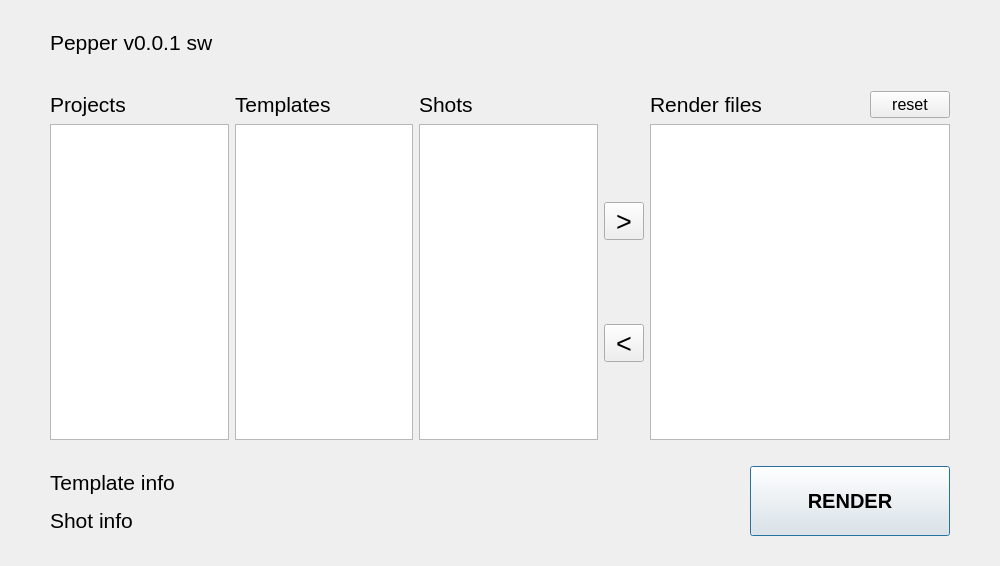
<?xml version="1.0" encoding="UTF-8"?>
<ui version="4.0">
 <class>Dialog</class>
 <widget class="QDialog" name="Dialog">
  <property name="geometry">
   <rect>
    <x>0</x>
    <y>0</y>
    <width>1000</width>
    <height>566</height>
   </rect>
  </property>
  <property name="windowTitle">
   <string>Dialog</string>
  </property>
  <layout class="QGridLayout" name="gridLayout_2">
   <property name="leftMargin">
    <number>50</number>
   </property>
   <property name="topMargin">
    <number>30</number>
   </property>
   <property name="rightMargin">
    <number>50</number>
   </property>
   <property name="bottomMargin">
    <number>30</number>
   </property>
   <item row="2" column="0">
    <layout class="QHBoxLayout" name="horizontalLayout">
     <item>
      <layout class="QVBoxLayout" name="verticalLayout_3">
       <item>
        <widget class="QLabel" name="template_info">
         <property name="font">
          <font>
           <pointsize>16</pointsize>
          </font>
         </property>
         <property name="text">
          <string>Template info</string>
         </property>
        </widget>
       </item>
       <item>
        <widget class="QLabel" name="shot_info">
         <property name="font">
          <font>
           <pointsize>16</pointsize>
          </font>
         </property>
         <property name="text">
          <string>Shot info</string>
         </property>
        </widget>
       </item>
      </layout>
     </item>
     <item>
      <spacer name="horizontalSpacer">
       <property name="orientation">
        <enum>Qt::Horizontal</enum>
       </property>
       <property name="sizeType">
        <enum>QSizePolicy::Fixed</enum>
       </property>
       <property name="sizeHint" stdset="0">
        <size>
         <width>130</width>
         <height>20</height>
        </size>
       </property>
      </spacer>
     </item>
     <item>
      <widget class="QPushButton" name="render_btn">
       <property name="sizePolicy">
        <sizepolicy hsizetype="Fixed" vsizetype="Fixed">
         <horstretch>0</horstretch>
         <verstretch>0</verstretch>
        </sizepolicy>
       </property>
       <property name="minimumSize">
        <size>
         <width>200</width>
         <height>70</height>
        </size>
       </property>
       <property name="font">
        <font>
         <pointsize>15</pointsize>
         <weight>75</weight>
         <bold>true</bold>
        </font>
       </property>
       <property name="text">
        <string>RENDER</string>
       </property>
      </widget>
     </item>
    </layout>
   </item>
   <item row="1" column="0">
    <spacer name="verticalSpacer_2">
     <property name="orientation">
      <enum>Qt::Vertical</enum>
     </property>
     <property name="sizeType">
      <enum>QSizePolicy::Fixed</enum>
     </property>
     <property name="sizeHint" stdset="0">
      <size>
       <width>20</width>
       <height>20</height>
      </size>
     </property>
    </spacer>
   </item>
   <item row="0" column="0">
    <layout class="QVBoxLayout" name="verticalLayout_2">
     <item>
      <widget class="QLabel" name="label_3">
       <property name="font">
        <font>
         <pointsize>16</pointsize>
        </font>
       </property>
       <property name="text">
        <string>Pepper v0.0.1 sw</string>
       </property>
      </widget>
     </item>
     <item>
      <layout class="QGridLayout" name="gridLayout_3">
       <item row="2" column="2">
        <widget class="QListView" name="lv_shot">
         <property name="alternatingRowColors">
          <bool>true</bool>
         </property>
         <property name="selectionMode">
          <enum>QAbstractItemView::ExtendedSelection</enum>
         </property>
        </widget>
       </item>
       <item row="2" column="3">
        <layout class="QVBoxLayout" name="verticalLayout_4">
         <item>
          <widget class="QToolButton" name="append_btn">
           <property name="minimumSize">
            <size>
             <width>6</width>
             <height>4</height>
            </size>
           </property>
           <property name="font">
            <font>
             <pointsize>20</pointsize>
             <weight>50</weight>
             <bold>false</bold>
            </font>
           </property>
           <property name="text">
            <string>&gt;</string>
           </property>
          </widget>
         </item>
         <item>
          <widget class="QToolButton" name="del_btn">
           <property name="font">
            <font>
             <pointsize>20</pointsize>
             <weight>50</weight>
             <bold>false</bold>
            </font>
           </property>
           <property name="text">
            <string>&lt;</string>
           </property>
          </widget>
         </item>
        </layout>
       </item>
       <item row="1" column="2">
        <widget class="QLabel" name="label_4">
         <property name="font">
          <font>
           <pointsize>16</pointsize>
          </font>
         </property>
         <property name="text">
          <string>Shots</string>
         </property>
        </widget>
       </item>
       <item row="0" column="0">
        <spacer name="verticalSpacer">
         <property name="orientation">
          <enum>Qt::Vertical</enum>
         </property>
         <property name="sizeType">
          <enum>QSizePolicy::Fixed</enum>
         </property>
         <property name="sizeHint" stdset="0">
          <size>
           <width>50</width>
           <height>30</height>
          </size>
         </property>
        </spacer>
       </item>
       <item row="2" column="5">
        <widget class="QListView" name="lv_render">
         <property name="sizePolicy">
          <sizepolicy hsizetype="Expanding" vsizetype="Expanding">
           <horstretch>0</horstretch>
           <verstretch>0</verstretch>
          </sizepolicy>
         </property>
         <property name="minimumSize">
          <size>
           <width>300</width>
           <height>0</height>
          </size>
         </property>
         <property name="alternatingRowColors">
          <bool>true</bool>
         </property>
         <property name="selectionMode">
          <enum>QAbstractItemView::ExtendedSelection</enum>
         </property>
        </widget>
       </item>
       <item row="1" column="1">
        <widget class="QLabel" name="label_2">
         <property name="font">
          <font>
           <pointsize>16</pointsize>
          </font>
         </property>
         <property name="text">
          <string>Templates</string>
         </property>
        </widget>
       </item>
       <item row="1" column="0">
        <widget class="QLabel" name="label">
         <property name="font">
          <font>
           <pointsize>16</pointsize>
          </font>
         </property>
         <property name="text">
          <string>Projects</string>
         </property>
        </widget>
       </item>
       <item row="2" column="0">
        <widget class="QListView" name="lv_proj">
         <property name="alternatingRowColors">
          <bool>true</bool>
         </property>
        </widget>
       </item>
       <item row="1" column="5">
        <layout class="QHBoxLayout" name="horizontalLayout_2">
         <item>
          <widget class="QLabel" name="label_5">
           <property name="font">
            <font>
             <pointsize>16</pointsize>
            </font>
           </property>
           <property name="text">
            <string>Render files</string>
           </property>
          </widget>
         </item>
         <item>
          <widget class="QPushButton" name="reset_btn">
           <property name="sizePolicy">
            <sizepolicy hsizetype="Fixed" vsizetype="Fixed">
             <horstretch>0</horstretch>
             <verstretch>0</verstretch>
            </sizepolicy>
           </property>
           <property name="minimumSize">
            <size>
             <width>0</width>
             <height>0</height>
            </size>
           </property>
           <property name="font">
            <font>
             <pointsize>12</pointsize>
             <weight>50</weight>
             <bold>false</bold>
            </font>
           </property>
           <property name="text">
            <string>reset</string>
           </property>
          </widget>
         </item>
        </layout>
       </item>
       <item row="2" column="1">
        <widget class="QListView" name="lv_temp">
         <property name="alternatingRowColors">
          <bool>true</bool>
         </property>
        </widget>
       </item>
      </layout>
     </item>
    </layout>
   </item>
  </layout>
 </widget>
 <resources/>
 <connections/>
</ui>
